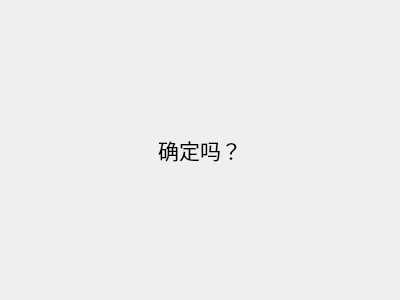
<?xml version="1.0" encoding="UTF-8"?>
<ui version="4.0">
 <class>ConfirmPage</class>
 <widget class="QWizardPage" name="ConfirmPage">
  <property name="geometry">
   <rect>
    <x>0</x>
    <y>0</y>
    <width>400</width>
    <height>300</height>
   </rect>
  </property>
  <property name="windowTitle">
   <string>WizardPage</string>
  </property>
  <layout class="QVBoxLayout" name="verticalLayout">
   <item>
    <widget class="QLabel" name="label">
     <property name="font">
      <font>
       <pointsize>16</pointsize>
      </font>
     </property>
     <property name="text">
      <string>确定吗？</string>
     </property>
     <property name="alignment">
      <set>Qt::AlignmentFlag::AlignCenter</set>
     </property>
    </widget>
   </item>
  </layout>
 </widget>
 <resources/>
 <connections/>
</ui>
